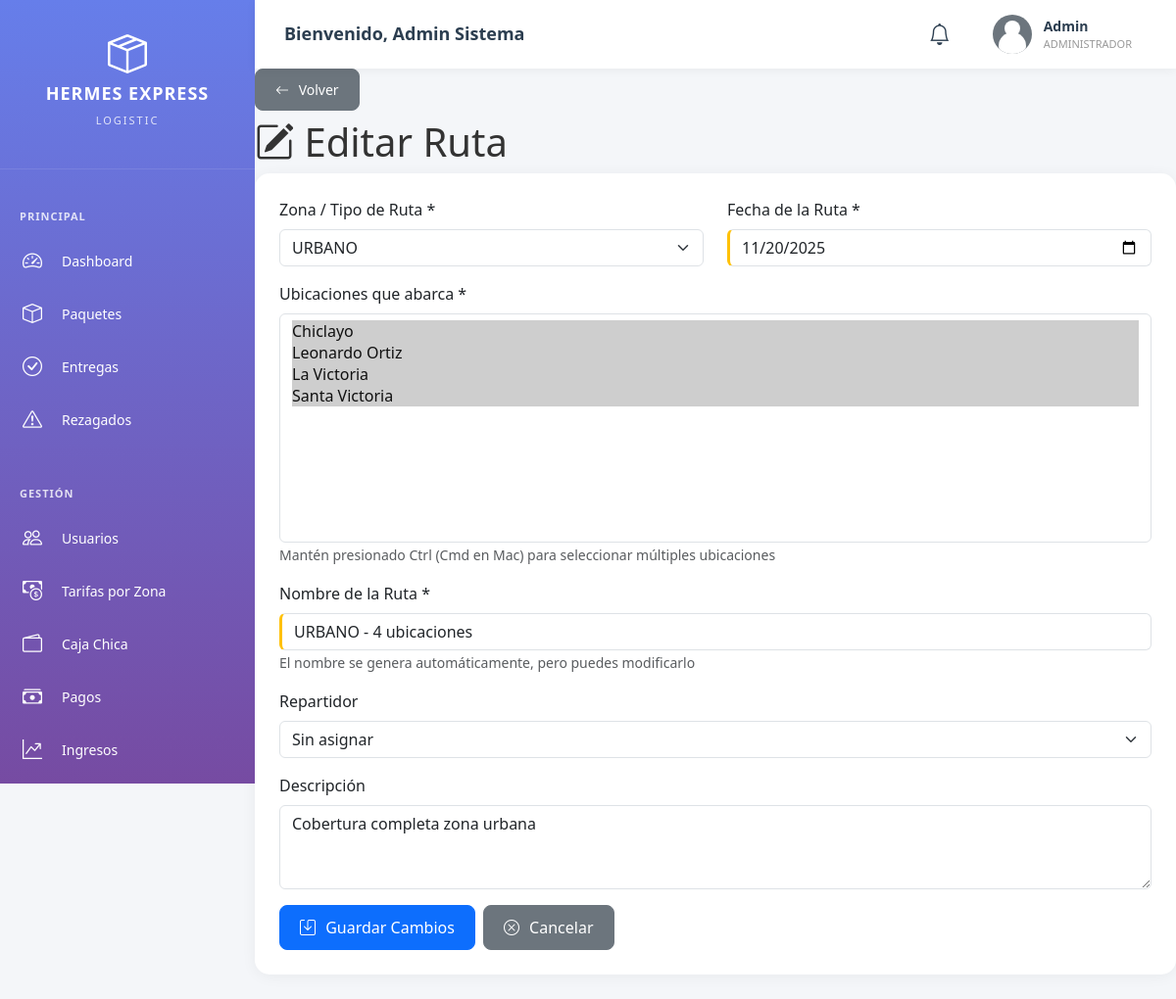
The app's page /admin/ruta_editar.php?id=1 (signed in) with its own data.
### tables this page shows
CREATE TABLE IF NOT EXISTS rutas (
    id INT PRIMARY KEY AUTO_INCREMENT,
    nombre VARCHAR(100) NOT NULL,
    zona VARCHAR(50),
    ubicaciones TEXT,
    descripcion TEXT COMMENT 'Detalles adicionales de la ruta',
    repartidor_id INT,
    fecha_ruta DATE NOT NULL,
    hora_inicio TIME,
    hora_fin TIME,
    estado ENUM('planificada', 'en_progreso', 'completada', 'cancelada') DEFAULT 'planificada',
    total_paquetes INT DEFAULT 0,
    paquetes_entregados INT DEFAULT 0,
    distancia_total DECIMAL(10, 2),
    tiempo_estimado INT,
    creado_por INT,
    fecha_creacion TIMESTAMP DEFAULT CURRENT_TIMESTAMP,
    INDEX idx_fecha (fecha_ruta),
    INDEX idx_repartidor (repartidor_id)
);

### config/database.php (called while the page is built, shortened)
<?php
class Database {
    private static $instance = null;
    public static function getInstance() {
        if (self::$instance === null) {
            self::$instance = new Database();
        }
        return self::$instance;
    }
    public function fetch($result) {
        if ($result && is_object($result)) {
            if ($result instanceof mysqli_stmt) {
                $result = $result->get_result();
            }
            if ($result instanceof mysqli_result) {
                return $result->fetch_assoc();
            }
        }
        return null;
    }
}
?>

### admin/ruta_editar.php (the view, shortened to what this page needs)
<?php
$pageTitle = 'Editar Ruta';
$ruta_id = isset($_GET['id']) ? (int)$_GET['id'] : 0;
$db = Database::getInstance()->getConnection();
$sql = "SELECT * FROM rutas WHERE id = ?";
$stmt = $db->prepare($sql);
$stmt->bind_param("i", $ruta_id);
$stmt->execute();
$ruta = Database::getInstance()->fetch($stmt);
?>
<!DOCTYPE html>
<html lang="es">
<head>
    <link href="https://cdn.jsdelivr.net/npm/bootstrap@5.3.0/dist/css/bootstrap.min.css" rel="stylesheet">
    <link rel="stylesheet" href="https://cdn.jsdelivr.net/npm/bootstrap-icons@1.11.0/font/bootstrap-icons.css">
    <link rel="stylesheet" href="../assets/css/dashboard.css">
</head>
<body>
    <?php include 'includes/header.php'; ?>
    <div class="dashboard-container">
        <?php include 'includes/sidebar.php'; ?>
        <main class="main-content">
            <div class="content-header">
                <div>
                    <a href="ruta_detalle.php?id=<?php echo $ruta_id; ?>" class="btn btn-secondary btn-sm mb-2">
                        <i class="bi bi-arrow-left"></i> Volver
                    </a>
                    <h1><i class="bi bi-pencil-square"></i> <?php echo $pageTitle; ?></h1>
                </div>
            </div>
            <div class="card">
                <div class="card-body">
                    <form method="POST" action="ruta_actualizar.php" id="formEditarRuta">
                        <div class="row">
                            <div class="col-md-6 mb-3">
                                <label class="form-label">Zona / Tipo de Ruta *</label>
                                <select name="zona" id="zonaSelect" class="form-select" required onchange="cargarUbicaciones()">
                                    <option value="URBANO" <?php echo $ruta['zona'] == 'URBANO' ? 'selected' : ''; ?>>URBANO</option>
                                </select>
                            </div>
                            <div class="col-md-6 mb-3">
                                <label class="form-label">Fecha de la Ruta *</label>
                                <input type="date" name="fecha_ruta" class="form-control" value="<?php echo $ruta['fecha_ruta']; ?>" required>
                            </div>
                            <div class="col-md-12 mb-3">
                                <label class="form-label">Ubicaciones que abarca *</label>
                                <select name="ubicaciones[]" id="ubicacionesSelect" class="form-select" multiple size="10" required>
                                </select>
                                <small class="text-muted">Mantén presionado Ctrl (Cmd en Mac) para seleccionar múltiples ubicaciones</small>
                            </div>
                            <div class="col-md-12 mb-3">
                                <label class="form-label">Nombre de la Ruta *</label>
                                <input type="text" name="nombre" id="nombreRuta" class="form-control" value="<?php echo htmlspecialchars($ruta['nombre']); ?>" required>
                                <small class="text-muted">El nombre se genera automáticamente, pero puedes modificarlo</small>
                            </div>
                            <div class="col-md-12 mb-3">
                                <label class="form-label">Repartidor</label>
                                <select name="repartidor_id" class="form-select">
                                    <option value="">Sin asignar</option>
                                </select>
                            </div>
                            <div class="col-md-12 mb-3">
                                <label class="form-label">Descripción</label>
                                <textarea name="descripcion" class="form-control" rows="3"><?php echo htmlspecialchars($ruta['descripcion']); ?></textarea>
                            </div>
                        </div>
                        <div class="d-flex gap-2">
                            <button type="submit" class="btn btn-primary">
                                <i class="bi bi-save"></i> Guardar Cambios
                            </button>
                            <a href="ruta_detalle.php?id=<?php echo $ruta_id; ?>" class="btn btn-secondary">
                                <i class="bi bi-x-circle"></i> Cancelar
                            </a>
                        </div>
                    </form>
                </div>
            </div>
        </main>
    </div>
</body>
</html>

### assets/css/dashboard.css (style rules this page uses)
:root { --primary-color: #667eea; --secondary-color: #764ba2; --success-color: #28a745; --danger-color: #dc3545; --warning-color: #ffc107; --info-color: #17a2b8; --dark-color: #2c3e50; --light-color: #f8f9fa; --sidebar-width: 260px; --header-height: 70px; }
* { margin: 0; padding: 0; box-sizing: border-box; }
body { font-family: 'Segoe UI', Tahoma, Geneva, Verdana, sans-serif; background: #f4f6f9; color: #333; overflow-x: hidden; }
.dashboard-container { display: flex; min-height: 100vh; }
.main-content { margin-left: var(--sidebar-width); margin-top: var(--header-height); min-height: calc(100vh - var(--header-height)); width: calc(100% - var(--sidebar-width)); flex: 1; padding: 0; }
.card { background: white; border-radius: 15px; box-shadow: 0 2px 15px rgba(0, 0, 0, 0.05); margin-bottom: 25px; border: none; }
.card-body { padding: 25px; }
.btn { padding: 10px 20px; border-radius: 8px; font-weight: 500; transition: all 0.3s ease; }
.btn i { margin-right: 6px; }

### assets/css/validaciones.css (style rules this page uses)
.form-control::placeholder { color: #6c757d; opacity: 0.8; }
.form-control[required] { border-left: 3px solid #ffc107; }

### records on screen
rutas: zona "URBANO", fecha_ruta "11/20/2025", nombre "URBANO - 4 ubicaciones", descripcion "Cobertura completa zona urbana"

### other values on screen
$_SESSION['nombre'] . ' ' . ($_SESSION['apellido'] ?? '') "Admin Sistema"
$_SESSION['nombre'] "Admin"
$pageTitle "Editar Ruta"
